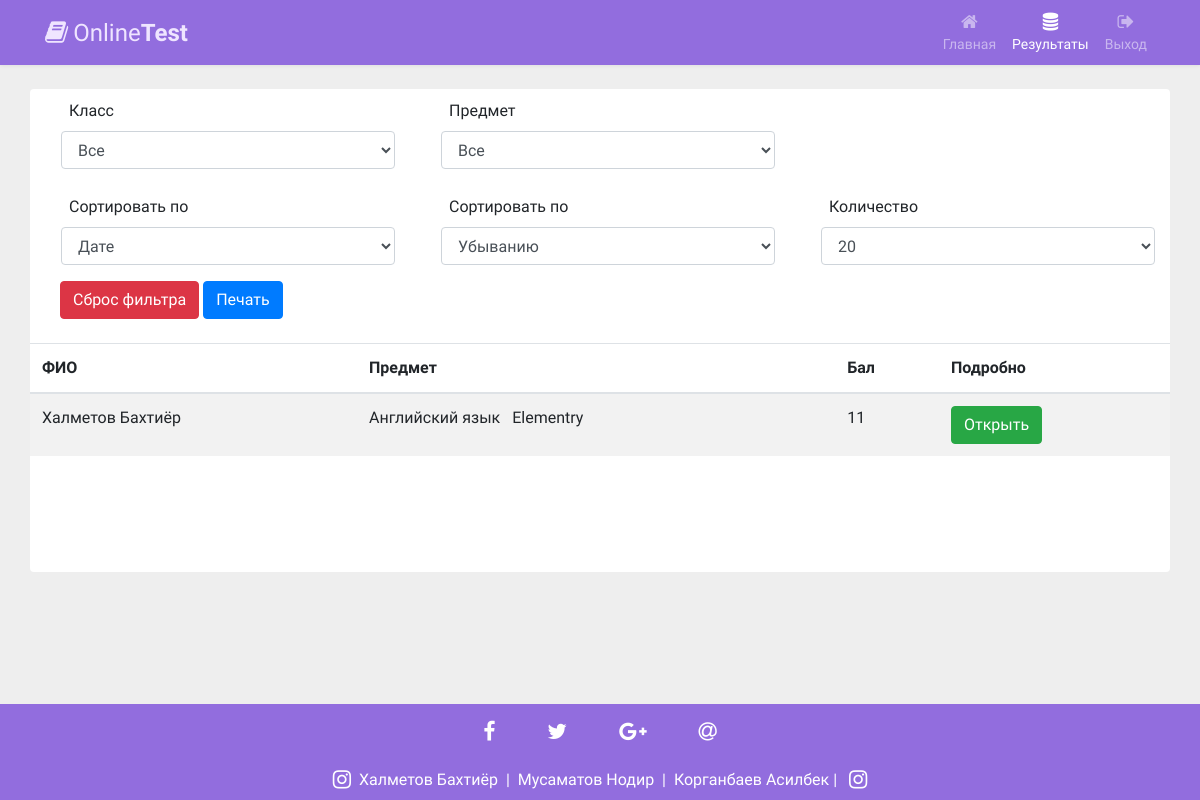
The page /results (signed in) on the database as committed earlier.
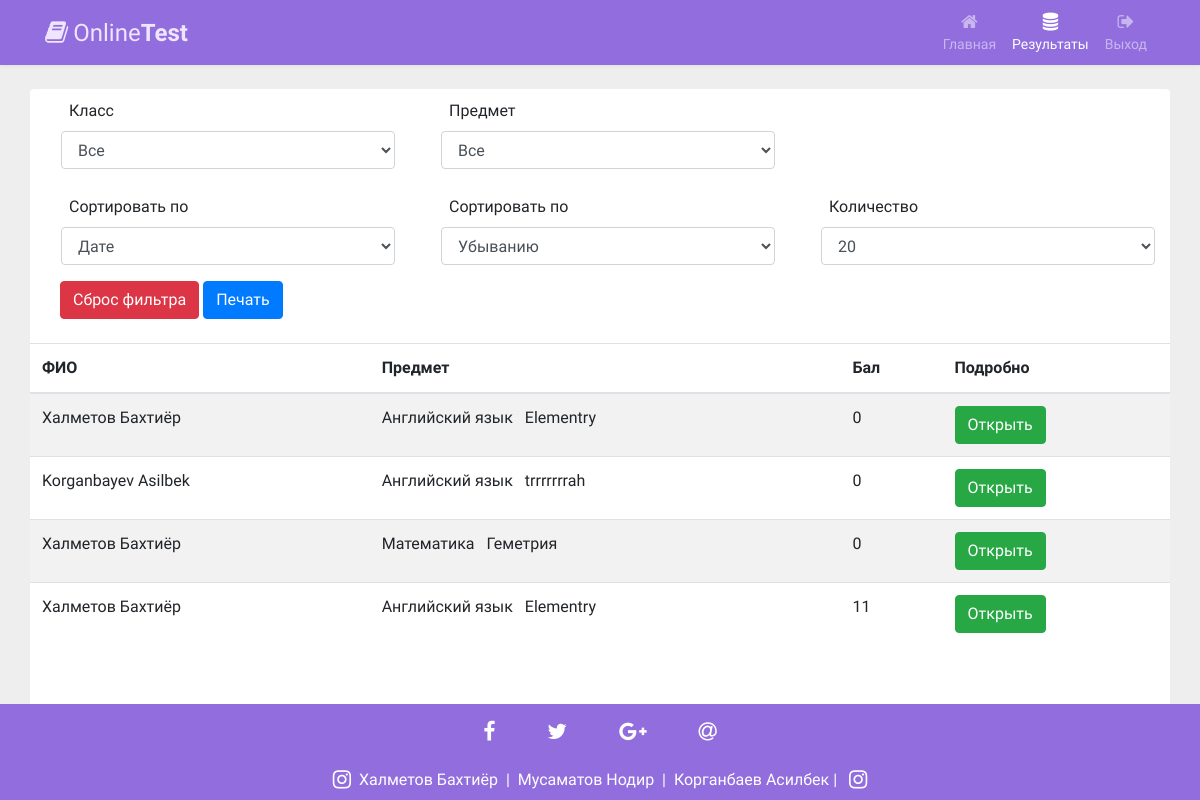
The same page on the database as committed later.
### main/models.py (models this page shows, shortened)
class UserTestItem(models.Model):
    title = models.CharField(max_length=200, blank=True)
    test = models.ForeignKey(Test, on_delete=models.CASCADE, default="")
    user = models.ForeignKey(User, on_delete=models.CASCADE, default="")
    start_date = models.DateTimeField()
    stop_date = models.DateTimeField()
    ball = models.IntegerField(default=0)
    count_question = models.IntegerField(default=0)
    true_question = models.IntegerField(default=0)

class User(models.Model):
    first_name = models.CharField(max_length=300)
    last_name = models.CharField(max_length=300)
    clas = models.ForeignKey(Class, on_delete=models.CASCADE)
    ball = models.IntegerField(default=0)
    rating = models.IntegerField(default=0)
    def __str__(self):
        return f'{self.last_name} {self.first_name}'

class Test(models.Model):
    title = models.CharField(max_length=300, blank=True, default="")
    subject = models.ForeignKey(Subject, on_delete=models.CASCADE)
    clas = models.ForeignKey(Class, on_delete=models.CASCADE)
    start_time = models.DateTimeField()
    stop_time = models.DateTimeField()
    limit = models.IntegerField(default=40)
    description = models.TextField()

class Subject(models.Model):
    title = models.CharField(max_length=300)
    logo = models.ImageField(upload_to='upload', blank=True)
    status = models.IntegerField(default=0, blank=True)
    rating = models.IntegerField(default=0, blank=True)

### main/views.py (the view, shortened to what this page needs)
# urls.py: path('results', resultsHandler),
def resultsHandler(request):
    action = request.GET.get('action', '')
    sort_dr = request.GET.get('sort_dr', 'desc')
    sort_key = request.GET.get('sort_key', 'id')
    class_id = int(request.GET.get('class_id', 0))
    subject_id = int(request.GET.get('subject_id', 0))
    test_list_id = int(request.GET.get('test_list_id', 0))
    total = 0
    orderby_values = {
        'date': 'id',
        'last_name': 'user__last_name',
        'ball': 'ball',
        'subject': 'test__subject__title'
    }
    orderby_value = orderby_values.get(sort_key, 'id')
    if sort_dr == 'desc':
        orderby_value = '-' + orderby_value
    limit = int(request.GET.get('limit', 20))
    current_page = int(request.GET.get('page', 1))
    stop = current_page * limit
    start = stop - limit
    classes = []
    subjects = []
    test_list = []
    if not request.user.is_authenticated:
        tests = []
        current_user = request.session.get('user_id', None)
        if current_user:
            current_user = User.objects.get(id=int(current_user))
            if current_user:
                classes = Class.objects.filter(id=current_user.clas.id)
                all_tests = UserTestItem.objects.filter(user__id=int(current_user.id))
                user_subjects = []
                user_tests_list = []
                for at in all_tests:
                    if at.test.subject.id not in user_subjects:
                        user_subjects.append(at.test.subject.id)
                    if at.test.id not in user_tests_list:
                        if subject_id:
                            if at.test.subject.id == subject_id:
                                user_tests_list.append(at.test.id)
                        else:
                            user_tests_list.append(at.test.id)
                if user_subjects:
                    subjects = Subject.objects.filter(id__in=user_subjects)
                if user_tests_list:
                    test_list = Test.objects.filter(id__in=user_tests_list)
                tests = []
                if test_list_id:
                    tests = UserTestItem.objects.filter(user__id=int(current_user.id)).filter(test__id=test_list_id).order_by(orderby_value)[start:stop]
                    total = UserTestItem.objects.filter(user__id=int(current_user.id)).filter(test__id=test_list_id).order_by(orderby_value).count()
                else:
                    if subject_id:
                        tests = UserTestItem.objects.filter(user__id=int(current_user.id)).filter(test__subject__id=subject_id).order_by(orderby_value)[start:stop]
                        total = UserTestItem.objects.filter(user__id=int(current_user.id)).filter(test__subject__id=subject_id).order_by(orderby_value).count()
                    else:
                        tests = UserTestItem.objects.filter(user__id=int(current_user.id)).order_by(orderby_value)[start:stop]
                        total = UserTestItem.objects.filter(user__id=int(current_user.id)).order_by(orderby_value).count()
    else:
        classes = Class.objects.all()
        subjects = Subject.objects.all()
        test_list = []
        if not class_id and not subject_id:
            test_list = Test.objects.all()
        tests = []
        if not class_id and not subject_id and not test_list_id:
            tests = UserTestItem.objects.all().order_by(orderby_value).order_by(orderby_value)[start:stop]
            total = UserTestItem.objects.all().order_by(orderby_value).order_by(orderby_value).count()
    prev_page = current_page - 1
    next_page = 0
    if total > stop:
        next_page = current_page + 1
    page_count = math.ceil(total / limit)
    page_range = range(1, page_count + 1)
    oData = {
        'current_page': current_page,
        'prev_page': prev_page,
        'next_page': next_page,
        'total': total,
        'limit': limit,
        'page_range': page_range,
        'page_count': page_count
    }
    oData['tests'] = tests
    oData['subjects'] = subjects
    oData['classes'] = classes
    oData['test_list'] = test_list
    oData['class_id'] = class_id
    oData['subject_id'] = subject_id
    oData['test_list_id'] = test_list_id
    oData['sort_dr'] = sort_dr
    oData['sort_key'] = sort_key
    if action == 'print':
        return render(request, 'results-print.html', oData)
    else:
        return render(request, 'results.html', oData)

### templates/results.html (shortened to what the changed rows need)
<!DOCTYPE html>
<html lang="en">
<head>
<link rel="stylesheet" href="https://stackpath.bootstrapcdn.com/bootstrap/4.5.0/css/bootstrap.min.css">
<link rel="stylesheet" href="https://maxcdn.bootstrapcdn.com/font-awesome/4.7.0/css/font-awesome.min.css">
</head>
<body>
<div class="container rounded mt-4 bg-white" style="padding-bottom:100px;" >
    <div class="bs-example row">
        <div  style="width:100%; overflow:auto;">
        <table class="table table-striped " id="PRINTTABLE">
            <thead >
                <tr>
                    <th >ФИО</th>
                    <th>Предмет</th>
                    <th>Бал</th>
                    <th>Подробно</th>
                </tr>
            </thead>
            <tbody>
            {% for tt in tests %}
                <tr>
                    <td>{{ tt.user }}</td>
                    <td>{{ tt.test.subject.title }}&nbsp;&nbsp; {{ tt.test.title }}</td>
                    <td>{{ tt.ball }}</td>
                    <td><a class=" btn btn-success" href="/analize/{{ tt.id }}"> Открыть </a> </td>
                </tr>
            {% endfor %}
            </tbody>
        </table>
        </div>
    </div>
</div>
</body>
</html>

Rows that differ between the two databases and show on the page:
added UserTestItem: user "Халметов Бахтиёр", test.subject "Английский язык", test "Elementry", ball "0"
added UserTestItem: user "Korganbayev Asilbek", test.subject "Английский язык", test "trrrrrrrah", ball "0"
added UserTestItem: user "Халметов Бахтиёр", test.subject "Математика", test "Геметрия", ball "0"
